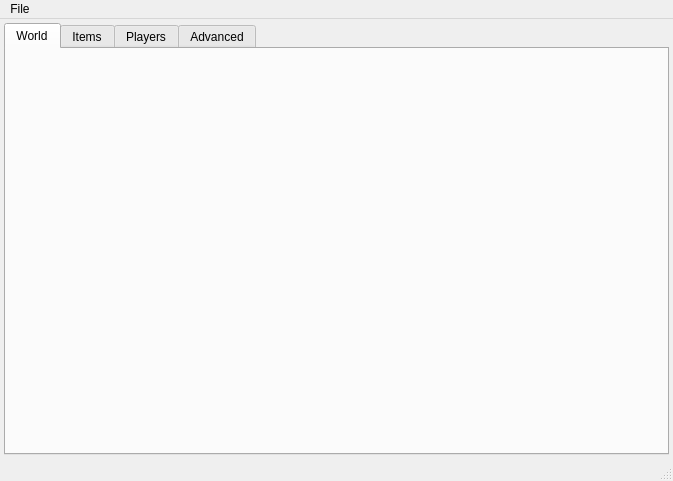
<?xml version="1.0" encoding="UTF-8"?>
<ui version="4.0">
 <class>RepoSaveEditorClass</class>
 <widget class="QMainWindow" name="RepoSaveEditorClass">
  <property name="geometry">
   <rect>
    <x>0</x>
    <y>0</y>
    <width>673</width>
    <height>481</height>
   </rect>
  </property>
  <property name="windowTitle">
   <string>R.E.P.O. Save Editor</string>
  </property>
  <widget class="QWidget" name="centralWidget">
   <layout class="QGridLayout" name="gridLayout_4">
    <property name="leftMargin">
     <number>4</number>
    </property>
    <property name="topMargin">
     <number>4</number>
    </property>
    <property name="rightMargin">
     <number>4</number>
    </property>
    <property name="bottomMargin">
     <number>4</number>
    </property>
    <item row="0" column="0">
     <widget class="QTabWidget" name="tabWidget">
      <property name="currentIndex">
       <number>0</number>
      </property>
      <widget class="QWidget" name="worldTab">
       <attribute name="title">
        <string>World</string>
       </attribute>
       <layout class="QGridLayout" name="gridLayout_3">
        <property name="leftMargin">
         <number>0</number>
        </property>
        <property name="topMargin">
         <number>0</number>
        </property>
        <property name="rightMargin">
         <number>0</number>
        </property>
        <property name="bottomMargin">
         <number>0</number>
        </property>
        <item row="0" column="0">
         <widget class="WorldWidget" name="worldWidget" native="true">
          <property name="sizePolicy">
           <sizepolicy hsizetype="Preferred" vsizetype="Minimum">
            <horstretch>0</horstretch>
            <verstretch>0</verstretch>
           </sizepolicy>
          </property>
         </widget>
        </item>
       </layout>
      </widget>
      <widget class="QWidget" name="itemTab">
       <attribute name="title">
        <string>Items</string>
       </attribute>
       <layout class="QGridLayout" name="gridLayout_5">
        <property name="leftMargin">
         <number>0</number>
        </property>
        <property name="topMargin">
         <number>0</number>
        </property>
        <property name="rightMargin">
         <number>0</number>
        </property>
        <property name="bottomMargin">
         <number>0</number>
        </property>
        <item row="0" column="0">
         <widget class="ItemWidget" name="itemWidget" native="true"/>
        </item>
       </layout>
      </widget>
      <widget class="QWidget" name="playerTab">
       <attribute name="title">
        <string>Players</string>
       </attribute>
       <layout class="QGridLayout" name="gridLayout">
        <property name="leftMargin">
         <number>4</number>
        </property>
        <property name="topMargin">
         <number>4</number>
        </property>
        <property name="rightMargin">
         <number>4</number>
        </property>
        <property name="bottomMargin">
         <number>4</number>
        </property>
        <item row="0" column="0">
         <widget class="PlayerWidget" name="playerWidget" native="true"/>
        </item>
       </layout>
      </widget>
      <widget class="QWidget" name="advancedTab">
       <attribute name="title">
        <string>Advanced</string>
       </attribute>
       <layout class="QGridLayout" name="gridLayout_2">
        <property name="leftMargin">
         <number>6</number>
        </property>
        <property name="topMargin">
         <number>6</number>
        </property>
        <property name="rightMargin">
         <number>6</number>
        </property>
        <property name="bottomMargin">
         <number>6</number>
        </property>
        <item row="1" column="0" colspan="2">
         <widget class="QPlainTextEdit" name="advancedTextEdit">
          <property name="frameShape">
           <enum>QFrame::Shape::Box</enum>
          </property>
          <property name="frameShadow">
           <enum>QFrame::Shadow::Plain</enum>
          </property>
          <property name="lineWrapMode">
           <enum>QPlainTextEdit::LineWrapMode::NoWrap</enum>
          </property>
         </widget>
        </item>
        <item row="0" column="0" colspan="2">
         <layout class="QHBoxLayout" name="horizontalLayout">
          <property name="leftMargin">
           <number>0</number>
          </property>
          <property name="topMargin">
           <number>6</number>
          </property>
          <property name="rightMargin">
           <number>0</number>
          </property>
          <property name="bottomMargin">
           <number>6</number>
          </property>
          <item>
           <widget class="QCheckBox" name="editableCheckBox">
            <property name="minimumSize">
             <size>
              <width>120</width>
              <height>26</height>
             </size>
            </property>
            <property name="text">
             <string>Editable</string>
            </property>
           </widget>
          </item>
          <item>
           <spacer name="horizontalSpacer">
            <property name="orientation">
             <enum>Qt::Orientation::Horizontal</enum>
            </property>
            <property name="sizeHint" stdset="0">
             <size>
              <width>40</width>
              <height>20</height>
             </size>
            </property>
           </spacer>
          </item>
          <item>
           <widget class="QPushButton" name="checkJsonButton">
            <property name="minimumSize">
             <size>
              <width>120</width>
              <height>26</height>
             </size>
            </property>
            <property name="text">
             <string>Check JSON</string>
            </property>
           </widget>
          </item>
         </layout>
        </item>
       </layout>
      </widget>
     </widget>
    </item>
   </layout>
  </widget>
  <widget class="QMenuBar" name="menuBar">
   <property name="geometry">
    <rect>
     <x>0</x>
     <y>0</y>
     <width>673</width>
     <height>21</height>
    </rect>
   </property>
   <widget class="QMenu" name="menuFile">
    <property name="title">
     <string>File</string>
    </property>
    <addaction name="actionOpen"/>
    <addaction name="actionSave"/>
    <addaction name="actionSaveAs"/>
   </widget>
   <addaction name="menuFile"/>
  </widget>
  <widget class="QStatusBar" name="statusBar"/>
  <action name="actionOpen">
   <property name="text">
    <string>Open</string>
   </property>
  </action>
  <action name="actionSave">
   <property name="text">
    <string>Save</string>
   </property>
  </action>
  <action name="actionSaveAs">
    <property name="text">
      <string>Save As</string>
    </property>
  </action>
 </widget>
 <layoutdefault spacing="6" margin="11"/>
 <customwidgets>
  <customwidget>
   <class>WorldWidget</class>
   <extends>QWidget</extends>
   <header>worldwidget.h</header>
   <container>1</container>
  </customwidget>
  <customwidget>
   <class>PlayerWidget</class>
   <extends>QWidget</extends>
   <header>playerwidget.h</header>
   <container>1</container>
  </customwidget>
  <customwidget>
   <class>ItemWidget</class>
   <extends>QWidget</extends>
   <header>itemwidget.h</header>
   <container>1</container>
  </customwidget>
 </customwidgets>
 <resources>
  <include location="reposaveeditor.qrc"/>
 </resources>
 <connections/>
</ui>
